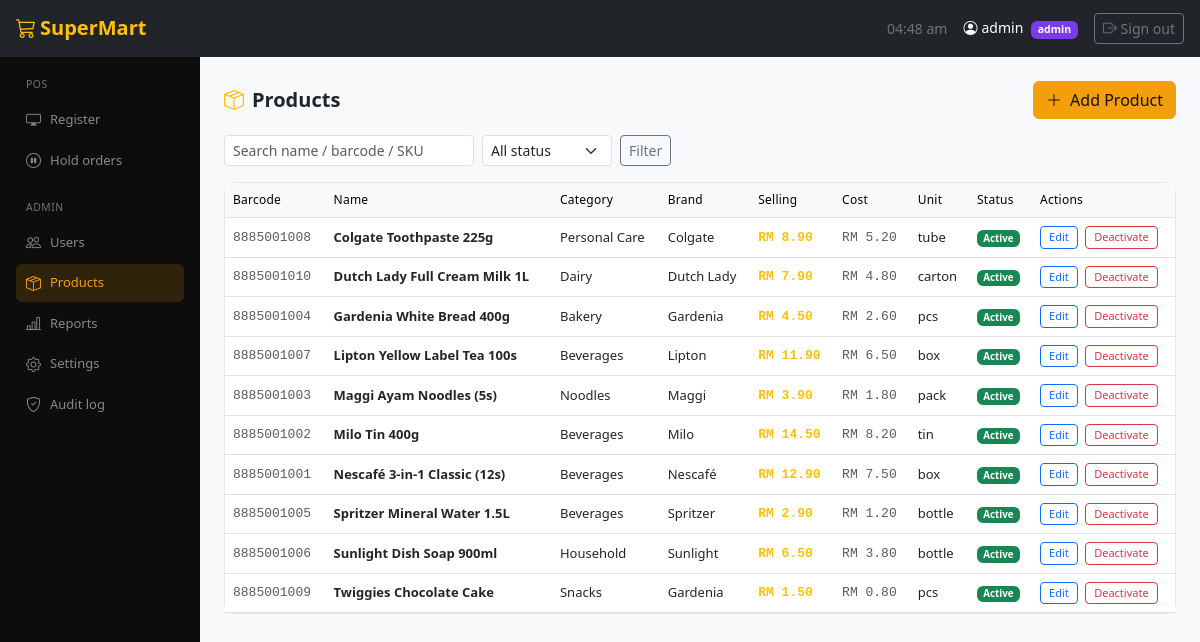
/admin/products.php (signed in), run on the app's committed database.
### tables this page shows
CREATE TABLE IF NOT EXISTS settings (
    id INT AUTO_INCREMENT PRIMARY KEY,
    setting_key VARCHAR(100) NOT NULL UNIQUE,
    setting_value TEXT,
    updated_at DATETIME DEFAULT CURRENT_TIMESTAMP ON UPDATE CURRENT_TIMESTAMP
);

CREATE TABLE IF NOT EXISTS products (
    id INT AUTO_INCREMENT PRIMARY KEY,
    barcode VARCHAR(100) NOT NULL UNIQUE,
    sku VARCHAR(100),
    product_name VARCHAR(200) NOT NULL,
    category VARCHAR(100),
    brand VARCHAR(100),
    selling_price DECIMAL(10,2) NOT NULL DEFAULT 0.00,
    cost_price DECIMAL(10,2) NOT NULL DEFAULT 0.00,
    unit VARCHAR(50) DEFAULT 'pcs',
    image VARCHAR(255),
    status ENUM('Active','Inactive') NOT NULL DEFAULT 'Active',
    created_at DATETIME DEFAULT CURRENT_TIMESTAMP,
    updated_at DATETIME DEFAULT CURRENT_TIMESTAMP ON UPDATE CURRENT_TIMESTAMP
);

### includes/config.php (called while the page is built, shortened)
<?php
function getDB(): PDO {
    static $pdo = null;
    if ($pdo === null) {
        try {
            $dsn = "mysql:host=" . DB_HOST . ";dbname=" . DB_NAME . ";charset=utf8mb4";
            $pdo = new PDO($dsn, DB_USER, DB_PASS, [
                PDO::ATTR_ERRMODE            => PDO::ERRMODE_EXCEPTION,
                PDO::ATTR_DEFAULT_FETCH_MODE => PDO::FETCH_ASSOC,
                PDO::ATTR_EMULATE_PREPARES   => false,
            ]);
        } catch (PDOException $e) {
            die(json_encode(['error' => 'Database connection failed: ' . $e->getMessage()]));
        }
    }
    return $pdo;
}
function isAdmin(): bool {
    return isset($_SESSION['role']) && $_SESSION['role'] === 'admin';
}
function getSetting(string $key, string $default = ''): string {
    $db = getDB();
    $stmt = $db->prepare("SELECT setting_value FROM settings WHERE setting_key = ?");
    $stmt->execute([$key]);
    $row = $stmt->fetch();
    return $row ? $row['setting_value'] : $default;
}
?>

### admin/products.php (the view, shortened to what this page needs)
<?php
require_once __DIR__ . '/../includes/config.php';
$db = getDB();
$search = trim($_GET['search'] ?? '');
$sql = "SELECT * FROM products WHERE 1=1";
$params = [];
$sql .= " ORDER BY product_name";
$stmt = $db->prepare($sql);
$stmt->execute($params);
$products = $stmt->fetchAll();
include __DIR__ . '/../includes/header.php';
?>
<div class="d-flex justify-content-between align-items-center mb-3">
  <h5 class="mb-0 fw-semibold"><i class="bi bi-box-seam text-warning me-2"></i>Products</h5>
  <button class="btn btn-warning" data-bs-toggle="modal" data-bs-target="#productModal" onclick="openProductModal()">
    <i class="bi bi-plus-lg me-1"></i> Add Product
  </button>
</div>
<form method="GET" class="d-flex gap-2 mb-3">
  <input type="text" name="search" class="form-control form-control-sm" style="max-width:250px"
         placeholder="Search name / barcode / SKU" value="<?= htmlspecialchars($search) ?>">
  <select name="status" class="form-select form-select-sm" style="max-width:130px">
    <option value="">All status</option>
  </select>
  <button class="btn btn-sm btn-outline-secondary">Filter</button>
</form>
<div class="card">
  <div class="table-responsive">
    <table class="table table-hover mb-0 small">
      <thead class="table-light">
        <tr><th>Barcode</th><th>Name</th><th>Category</th><th>Brand</th><th>Selling</th><th>Cost</th><th>Unit</th><th>Status</th><th>Actions</th></tr>
      </thead>
      <tbody>
        <?php foreach ($products as $p): ?>
        <tr>
          <td class="font-monospace text-muted"><?= htmlspecialchars($p['barcode']) ?></td>
          <td class="fw-semibold"><?= htmlspecialchars($p['product_name']) ?></td>
          <td><?= htmlspecialchars($p['category']) ?></td>
          <td><?= htmlspecialchars($p['brand']) ?></td>
          <td class="font-monospace text-warning fw-semibold">RM <?= number_format($p['selling_price'],2) ?></td>
          <td class="font-monospace text-muted">RM <?= number_format($p['cost_price'],2) ?></td>
          <td><?= htmlspecialchars($p['unit']) ?></td>
          <td><span class="badge <?= $p['status']==='Active'?'bg-success':'bg-secondary' ?>"><?= $p['status'] ?></span></td>
          <td>
            <button class="btn btn-xs btn-outline-primary me-1"
                    onclick="openProductModal(<?= htmlspecialchars(json_encode($p)) ?>)">Edit</button>
            <form method="POST" class="d-inline" onsubmit="return confirm('Toggle status / delete?')">
              <button class="btn btn-xs btn-outline-<?= $p['status']==='Active'?'danger':'success' ?>">
                <?= $p['status']==='Active'?'Deactivate':'Activate' ?>
              </button>
            </form>
          </td>
        </tr>
        <?php endforeach; ?>
      </tbody>
    </table>
  </div>
</div>
<?php include __DIR__ . '/../includes/footer.php'; ?>

### includes/header.php (shortened to what this page needs)
<?php
$storeName = getSetting('store_name', 'SuperPOS');
$currentPage = basename($_SERVER['PHP_SELF']);
?>
<!DOCTYPE html>
<html lang="en">
<head>
<link rel="stylesheet" href="https://cdn.jsdelivr.net/npm/bootstrap@5.3.0/dist/css/bootstrap.min.css">
<link rel="stylesheet" href="https://cdn.jsdelivr.net/npm/bootstrap-icons@1.11.0/font/bootstrap-icons.css">
<link rel="stylesheet" href="<?= BASE_URL ?>/assets/css/style.css">
</head>
<body>
<nav class="navbar navbar-expand-lg navbar-dark bg-dark px-3 py-2">
  <a class="navbar-brand fw-semibold text-warning" href="#">
    <i class="bi bi-cart3 me-1"></i><?= htmlspecialchars($storeName) ?>
  </a>
  <div class="ms-auto d-flex align-items-center gap-3">
    <span class="text-secondary small" id="clockDisplay"></span>
    <span class="text-white small">
      <i class="bi bi-person-circle me-1"></i><?= htmlspecialchars($_SESSION['username']) ?>
      <span class="badge <?= isAdmin() ? 'bg-purple' : 'bg-warning text-dark' ?> ms-1">
        <?= htmlspecialchars($_SESSION['role']) ?>
      </span>
    </span>
    <a href="<?= BASE_URL ?>/logout.php" class="btn btn-sm btn-outline-secondary">
      <i class="bi bi-box-arrow-right"></i> Sign out
    </a>
  </div>
</nav>
<div class="d-flex" style="min-height:calc(100vh - 56px)">
<div class="sidebar bg-black text-white" style="width:200px;min-height:calc(100vh - 56px);flex-shrink:0">
  <div class="p-3">
    <div class="sidebar-section text-uppercase text-secondary small mb-1" style="font-size:.65rem;letter-spacing:.05em">POS</div>
    <a href="<?= BASE_URL ?>/cashier/pos.php" class="sidebar-link <?= $currentPage==='pos.php'?'active':'' ?>">
      <i class="bi bi-display"></i> Register
    </a>
    <a href="<?= BASE_URL ?>/cashier/hold.php" class="sidebar-link <?= $currentPage==='hold.php'?'active':'' ?>">
      <i class="bi bi-pause-circle"></i> Hold orders
    </a>
    <?php if (isAdmin()): ?>
    <div class="sidebar-section text-uppercase text-secondary small mt-3 mb-1" style="font-size:.65rem;letter-spacing:.05em">Admin</div>
    <a href="<?= BASE_URL ?>/admin/users.php" class="sidebar-link <?= $currentPage==='users.php'?'active':'' ?>">
      <i class="bi bi-people"></i> Users
    </a>
    <a href="<?= BASE_URL ?>/admin/products.php" class="sidebar-link <?= $currentPage==='products.php'?'active':'' ?>">
      <i class="bi bi-box-seam"></i> Products
    </a>
    <a href="<?= BASE_URL ?>/admin/reports.php" class="sidebar-link <?= $currentPage==='reports.php'?'active':'' ?>">
      <i class="bi bi-bar-chart-line"></i> Reports
    </a>
    <a href="<?= BASE_URL ?>/admin/settings.php" class="sidebar-link <?= $currentPage==='settings.php'?'active':'' ?>">
      <i class="bi bi-gear"></i> Settings
    </a>
    <a href="<?= BASE_URL ?>/admin/audit.php" class="sidebar-link <?= $currentPage==='audit.php'?'active':'' ?>">
      <i class="bi bi-shield-check"></i> Audit log
    </a>
    <?php endif; ?>
  </div>
</div>
<div class="flex-grow-1 p-4 bg-body-tertiary">

### includes/footer.php (shortened to what this page needs)
</div>
</div>
</body>
</html>

### assets/css/style.css (style rules this page uses)
:root { --pos-amber: #f59e0b; --pos-amber-dark: #d97706; --pos-bg-dark: #111; --pos-sidebar: #0d0d0d; }
.sidebar { background: var(--pos-sidebar) !important; }
.sidebar-link { display: flex; align-items: center; gap: 8px; padding: 8px 10px; border-radius: 6px; color: #888; text-decoration: none; font-size: 13px; margin-bottom: 2px; transition: all .15s; }
.sidebar-link.active { background: rgba(245, 158, 11, 0.15); color: var(--pos-amber); }
.sidebar-link i, .sidebar-link .bi { width: 16px; font-size: 15px; }
.sidebar-section { font-size: 10px; color: #444; padding: 4px 10px; letter-spacing: .05em; text-transform: uppercase; }
.card { border: 1px solid rgba(0,0,0,.09); border-radius: 10px; }
.btn-warning { background-color: var(--pos-amber); border-color: var(--pos-amber); color: #111; font-weight: 500; }
.btn-xs { padding: 2px 8px; font-size: 11px; border-radius: 4px; }
.bg-purple { background-color: #7c3aed !important; }
.navbar { border-bottom: 1px solid #222; }
.table th { font-size: 12px; font-weight: 500; letter-spacing: .02em; }
.table td { font-size: 13px; vertical-align: middle; }
.font-monospace { font-family: 'SFMono-Regular', Consolas, 'Liberation Mono', Menlo, monospace; }

### data on the page
settings: setting_value "SuperMart"
products: barcode "8885001008", product_name "Colgate Toothpaste 225g", category "Personal Care", brand "Colgate", selling_price "8.90", cost_price "5.20", unit "tube", status "Active", shows "Deactivate"
products: barcode "8885001010", product_name "Dutch Lady Full Cream Milk 1L", category "Dairy", brand "Dutch Lady", selling_price "7.90", cost_price "4.80", unit "carton", status "Active", shows "Deactivate"
products: barcode "8885001004", product_name "Gardenia White Bread 400g", category "Bakery", brand "Gardenia", selling_price "4.50", cost_price "2.60", unit "pcs", status "Active", shows "Deactivate"
products: barcode "8885001007", product_name "Lipton Yellow Label Tea 100s", category "Beverages", brand "Lipton", selling_price "11.90", cost_price "6.50", unit "box", status "Active", shows "Deactivate"
products: barcode "8885001003", product_name "Maggi Ayam Noodles (5s)", category "Noodles", brand "Maggi", selling_price "3.90", cost_price "1.80", unit "pack", status "Active", shows "Deactivate"
products: barcode "8885001002", product_name "Milo Tin 400g", category "Beverages", brand "Milo", selling_price "14.50", cost_price "8.20", unit "tin", status "Active", shows "Deactivate"
products: barcode "8885001001", product_name "Nescafé 3-in-1 Classic (12s)", category "Beverages", brand "Nescafé", selling_price "12.90", cost_price "7.50", unit "box", status "Active", shows "Deactivate"
products: barcode "8885001005", product_name "Spritzer Mineral Water 1.5L", category "Beverages", brand "Spritzer", selling_price "2.90", cost_price "1.20", unit "bottle", status "Active", shows "Deactivate"
products: barcode "8885001006", product_name "Sunlight Dish Soap 900ml", category "Household", brand "Sunlight", selling_price "6.50", cost_price "3.80", unit "bottle", status "Active", shows "Deactivate"
products: barcode "8885001009", product_name "Twiggies Chocolate Cake", category "Snacks", brand "Gardenia", selling_price "1.50", cost_price "0.80", unit "pcs", status "Active", shows "Deactivate"

### other printed values
$_SESSION['username'] "admin"
$_SESSION['role'] "admin"
